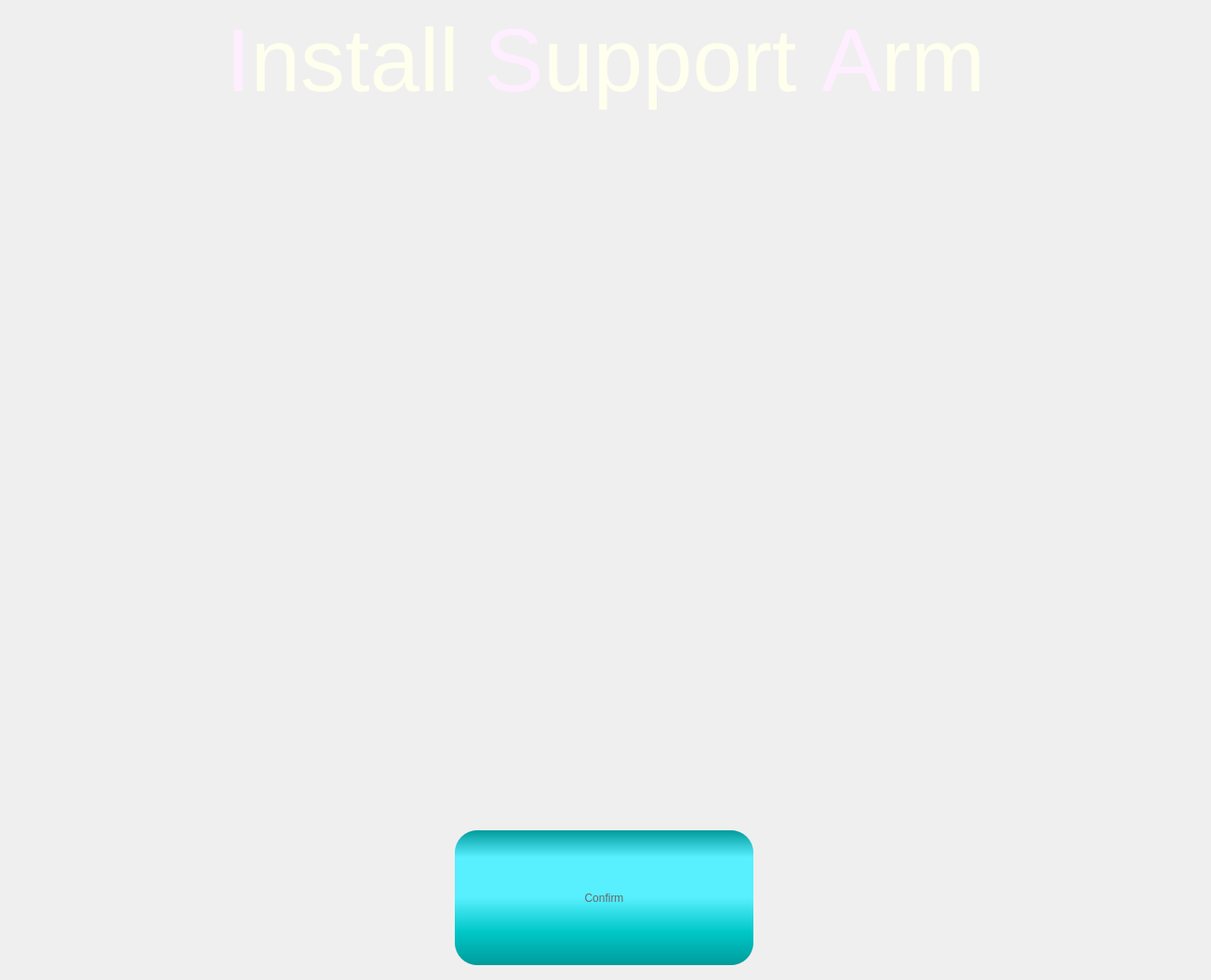
      <widget class="QWidget" name="pgInstallSupportArm">
       <property name="styleSheet">
        <string notr="true">font: 96px &quot;Arial&quot;;
color:#ffe</string>
       </property>
       <layout class="QGridLayout" name="gridLayout_43">
        <item row="1" column="0">
         <widget class="QWidget" name="wdgInstallSupportArm" native="true">
          <property name="sizePolicy">
           <sizepolicy hsizetype="Fixed" vsizetype="Fixed">
            <horstretch>0</horstretch>
            <verstretch>0</verstretch>
           </sizepolicy>
          </property>
          <property name="minimumSize">
           <size>
            <width>1280</width>
            <height>720</height>
           </size>
          </property>
          <property name="maximumSize">
           <size>
            <width>1280</width>
            <height>720</height>
           </size>
          </property>
          <property name="styleSheet">
           <string notr="true"/>
          </property>
         </widget>
        </item>
        <item row="0" column="0">
         <widget class="QLabel" name="lblInstallSupportArm">
          <property name="text">
           <string>&lt;html&gt;&lt;head/&gt;&lt;body&gt;&lt;p&gt;&lt;span style=&quot; font-size:72pt; color:#ffeeff;&quot;&gt;I&lt;/span&gt;&lt;span style=&quot; font-size:72pt;&quot;&gt;nstall &lt;/span&gt;&lt;span style=&quot; font-size:72pt; color:#ffeeff;&quot;&gt;S&lt;/span&gt;&lt;span style=&quot; font-size:72pt;&quot;&gt;upport &lt;/span&gt;&lt;span style=&quot; font-size:72pt; color:#ffeeff;&quot;&gt;A&lt;/span&gt;&lt;span style=&quot; font-size:72pt;&quot;&gt;rm&lt;/span&gt;&lt;/p&gt;&lt;/body&gt;&lt;/html&gt;</string>
          </property>
          <property name="alignment">
           <set>Qt::AlignCenter</set>
          </property>
         </widget>
        </item>
        <item row="3" column="0">
         <layout class="QHBoxLayout" name="horizontalLayout_30">
          <item>
           <widget class="QPushButton" name="btnNext_installSupportArm">
            <property name="sizePolicy">
             <sizepolicy hsizetype="Maximum" vsizetype="Fixed">
              <horstretch>0</horstretch>
              <verstretch>0</verstretch>
             </sizepolicy>
            </property>
            <property name="minimumSize">
             <size>
              <width>324</width>
              <height>150</height>
             </size>
            </property>
            <property name="styleSheet">
             <string notr="true">QPushButton{
font: 48pt &quot;Arial&quot;;
color:#666666;
border-radius:24px;
background-color: qlineargradient(spread:pad, x1:0, y1:0, x2:0, y2:1, stop:0 rgba(0, 155, 155, 255), stop:0.2 rgba(88, 239, 255, 255), stop:0.5 rgba(88, 239, 255, 255), stop:0.75 rgba(0, 200, 200, 255),  stop:1 rgba(0, 155, 155, 255));
padding: 0px 20px;
margin-bottom:5px;
margin-right:3px;
}

QPushButton:hover{
color:#aa3333;
background-color: qlineargradient(spread:pad, x1:0, y1:0, x2:0, y2:1, stop:0 rgba(50, 155, 155, 255), stop:0.2 rgba(150, 239, 255, 255), stop:0.5 rgba(150, 239, 255, 255), stop:0.75 rgba(50, 200, 200, 255),  stop:1 rgba(50, 155, 155, 255));
}

QPushButton:pressed{
margin-top:5px;
margin-bottom:0px;
margin-left:3px;
margin-right:0px;
}</string>
            </property>
            <property name="text">
             <string>Confirm</string>
            </property>
           </widget>
          </item>
         </layout>
        </item>
        <item row="2" column="0">
         <spacer name="verticalSpacer_19">
          <property name="orientation">
           <enum>Qt::Vertical</enum>
          </property>
          <property name="sizeHint" stdset="0">
           <size>
            <width>20</width>
            <height>40</height>
           </size>
          </property>
         </spacer>
        </item>
       </layout>
      </widget>
